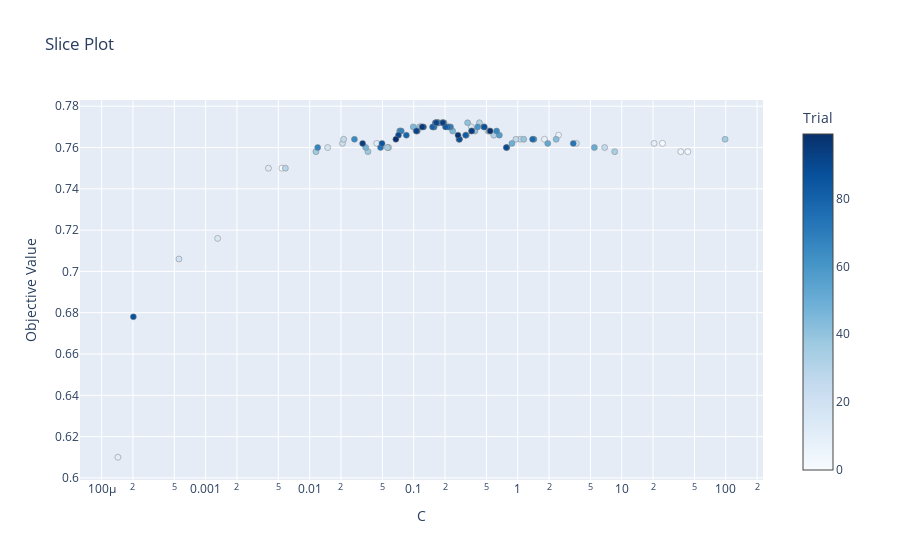

The notebook cell saved with this chart:
### Code cell
import optuna
from optuna.visualization import plot_slice
from sklearn.linear_model import LogisticRegression
from sklearn.metrics import accuracy_score
import logging

def objective(trial):
    C = trial.suggest_float('C', 1e-4, 1e2, log=True)
    bow_model = LogisticRegression(C=C)
    bow_model.fit(X_train_bow, y_train)
    proba = bow_model.predict(X_test_bow)
    acc = accuracy_score(y_test, proba)
    return acc  # Return negative AUC score since Optuna maximizes the objective function

# Optimize hyperparameters
optuna.logging.set_verbosity(optuna.logging.WARNING)
study = optuna.create_study(direction='maximize')
study.optimize(objective, n_trials=100)

# Get the best hyperparameters
best_params = study.best_params
best_C = best_params['C']

# Train the final model using the best hyperparameters
final_bow_model = LogisticRegression(C=best_C)
final_bow_model.fit(X_train_bow, y_train)

# Plot ROC curves
plt.figure(figsize=(8, 6))
for name, X, y, model in [('train', X_train_bow, y_train, final_bow_model), ('test ', X_test_bow, y_test, final_bow_model)]:
    proba = model.predict_proba(X)[:, 1]
    auc = roc_auc_score(y, proba)
    plt.plot(*roc_curve(y, proba)[:2], label='%s AUC=%.4f' % (name, auc))

plt.plot([0, 1], [0, 1], '--', color='black',)
plt.legend(fontsize='large')
plt.grid()
plt.show()

# Evaluate model accuracy
test_accuracy = np.mean(final_bow_model.predict(X_test_bow) == y_test)
print(f"Model accuracy: {test_accuracy:.3f}")

# Assert minimum accuracy
assert test_accuracy > 0.77, "Hint: tune the parameter C to improve performance"
print("Well done!")

plot_slice(study)

### Figure 1 — Plotly figure (JSON) as saved in the notebook; plotly's stock layout.template omitted (floating-point values rounded to 4 significant figures)
{"data": [{"marker": {"color": [0, 1, 2, 3, 4, 5, 6, 7, 8, 9, 10, 11, 12, 13, 14, 15, 16, 17, 18, 19, 20, 21, 22, 23, 24, 25, 26, 27, 28, 29, 30, 31, 32, 33, 34, 35, 36, 37, 38, 39, 40, 41, 42, 43, 44, 45, 46, 47, 48, 49, 50, 51, 52, 53, 54, 55, 56, 57, 58, 59, 60, 61, 62, 63, 64, 65, 66, 67, 68, 69, 70, 71, 72, 73, 74, 75, 76, 77, 78, 79, 80, 81, 82, 83, 84, 85, 86, 87, 88, 89, 90, 91, 92, 93, 94, 95, 96, 97, 98, 99], "colorbar": {"title": {"text": "Trial"}, "x": 1, "xpad": 40}, "colorscale": [[0, "rgb(247,251,255)"], [0.125, "rgb(222,235,247)"], [0.25, "rgb(198,219,239)"], [0.375, "rgb(158,202,225)"], [0.5, "rgb(107,174,214)"], [0.625, "rgb(66,146,198)"], [0.75, "rgb(33,113,181)"], [0.875, "rgb(8,81,156)"], [1, "rgb(8,48,107)"]], "line": {"color": "Grey", "width": 0.5}}, "mode": "markers", "name": "Feasible Trial", "showlegend": false, "type": "scatter", "x": [24.63, 0.005408, 43.15, 0.05751, 0.118, 36.92, 0.1619, 2.466, 1.808, 20.45, 0.0001434, 0.1174, 0.04408, 0.004016, 0.5178, 0.001305, 0.3584, 0.0149, 3.664, 0.2738, 0.0005536, 0.1053, 0.02068, 0.1561, 1.055, 6.852, 0.0212, 0.9602, 0.1542, 0.00584, 0.0566, 0.4286, 0.5892, 0.2165, 8.55, 0.05595, 98.52, 0.01148, 0.03632, 1.142, 0.1139, 0.3298, 0.388, 2.343, 0.5336, 0.0991, 0.2369, 0.03458, 0.0741, 0.8799, 5.455, 0.3203, 1.943, 0.1862, 0.1958, 0.192, 0.1708, 0.6658, 0.273, 1.431, 0.412, 0.1723, 0.07342, 0.1716, 0.1083, 0.02694, 0.6269, 0.01195, 0.07592, 0.2261, 0.3616, 0.1654, 0.1573, 3.419, 0.04803, 0.7868, 0.4723, 0.2135, 1.39, 0.08504, 0.1517, 0.1618, 0.3155, 0.2021, 0.1243, 0.04959, 0.0002019, 0.4774, 0.2751, 0.7765, 0.07135, 0.1651, 0.1064, 0.191, 0.03228, 0.3605, 0.1208, 0.2668, 0.5436, 0.06741], "y": [0.762, 0.75, 0.758, 0.76, 0.77, 0.758, 0.772, 0.766, 0.764, 0.762, 0.61, 0.77, 0.762, 0.75, 0.768, 0.716, 0.77, 0.76, 0.762, 0.764, 0.706, 0.768, 0.762, 0.77, 0.764, 0.76, 0.764, 0.764, 0.77, 0.75, 0.76, 0.772, 0.766, 0.77, 0.758, 0.76, 0.764, 0.758, 0.758, 0.764, 0.77, 0.772, 0.768, 0.764, 0.768, 0.77, 0.768, 0.76, 0.768, 0.762, 0.76, 0.766, 0.762, 0.772, 0.772, 0.772, 0.772, 0.766, 0.764, 0.764, 0.77, 0.772, 0.768, 0.772, 0.768, 0.764, 0.768, 0.76, 0.768, 0.77, 0.768, 0.772, 0.77, 0.762, 0.76, 0.76, 0.77, 0.77, 0.764, 0.766, 0.77, 0.772, 0.766, 0.77, 0.77, 0.762, 0.678, 0.77, 0.764, 0.76, 0.766, 0.772, 0.768, 0.772, 0.762, 0.768, 0.77, 0.766, 0.768, 0.764]}], "layout": {"title": {"text": "Slice Plot"}, "xaxis": {"title": {"text": "C"}, "type": "log"}, "yaxis": {"title": {"text": "Objective Value"}}}}
